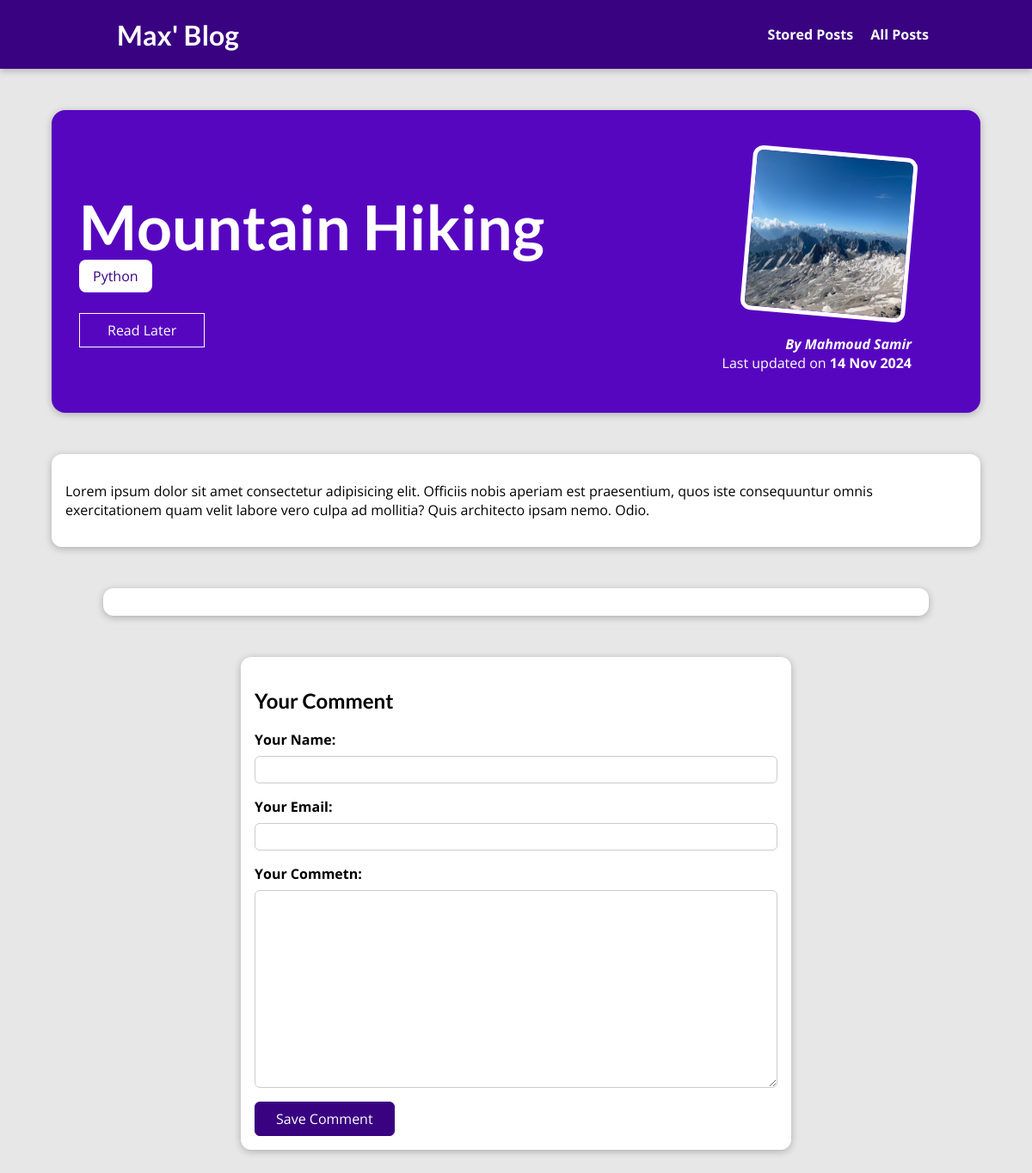
The app's page /posts/mountain-hiking with its own data.
### blog/models.py (models this page shows, shortened)
class Post(models.Model):
    title = models.CharField(max_length= 80)
    excerpt = models.CharField(max_length= 500)
    image = models.ImageField()
    date = models.DateField(auto_now=True)
    slug = models.SlugField(blank=True, db_index=True, unique= True)
    content = models.TextField(validators=[MinLengthValidator(10)])
    author = models.ForeignKey(Author,null=True, on_delete = models.SET_NULL, related_name="posts")
    tags = models.ManyToManyField(Tag, related_name='posts')

class Tag(models.Model):
    caption = models.CharField(max_length=30)

class Author(models.Model):
    first_name = models.CharField(max_length=50)
    last_name = models.CharField(max_length=50)
    email = models.EmailField(max_length=100)

### blog/views.py (the view, shortened to what this page needs)
# urls.py: path("posts/<slug:slug>", views.PostDetailView.as_view(),
class PostDetailView(View):
    def get(self, request, slug):
        post = Post.objects.get(slug=slug)
        stored_posts = request.session.get('stored_posts') or []
        isReadLater = slug in stored_posts
        context = {
            "post": post,
            "tags": post.tags.all(),
            "comments": post.comments.all().order_by('-id'),
            "comment_form": CommentForm(),
            "isReadLater": isReadLater
        }
        return render(request, "blog/post-detail.html", context)

### blog/forms.py
class CommentForm(forms.ModelForm):
    class Meta:
        model = Comment
        exclude = ['post']
        labels = {
            "user_name": "Your Name",
            "user_email": "Your Email",
            "text": "Your Commetn"
        }
        error_messages = {
             "user_name": {
                "required": "Your name must not be empty.",
                "max_length": "Please enter a shorter name"
             }
        }

### blog/templates/blog/post-detail.html (shortened to what this page needs)
{% extends "base.html" %}
{% load static %}
{% block css_files %}
<link rel="stylesheet" href="{% static "blog/post-detail.css" %}" />
{% endblock %}
{% block content %}
<section id="summary">
  <h2>{{ post.title }}</h2>
  <div>
    {% for tag in tags %}
      <span class="tag"> {{tag.caption}} </span>
    {% endfor %}
  </div>
  <div id="read-later">
    <form action="{%url 'read-later' %}" method = "POST">
      <button>
        {%if isReadLater %}
          Remove From "Read Later" List
        {%else%}
          Read Later
        {%endif%}
      </button>
    </form>
  </div>
  <article>
    <img src="{{ post.image.url }}" alt="{{ post.title }}" />
    <address>By <a href="mailto:{{post.author.email}}">{{ post.author.first_name }} {{ post.author.last_name }}</a></address>
    <div>Last updated on <time>{{ post.date|date:"d M Y" }}</time></div>
  </article>
</section>
<main>
  {{ post.content|linebreaks }}
</main>
<section id="comments">
</section>
<section id="comment-form">
  <h2>Your Comment</h2>
  <form action="{%url 'post-detail-page' post.slug%}" method='POST'>
    {% for form_field in comment_form %}
      <div class="form-control">
        {{ form_field.label_tag }}
        {{ form_field }}
      </div>
    {% endfor %}
    <button>Save Comment</button>
  </form>
</section>
{% endblock %}

### static/app.css (style rules this page uses)
* { box-sizing: border-box; }
html { font-family: 'Open Sans', 'Lato', sans-serif; }
body { margin: 0; }
h1, h2, h3 { font-family: 'Lato', sans-serif; font-weight: bold; }

### blog/static/blog/post-detail.css (style rules this page uses)
body { background-color: #e7e7e7; }
#summary { margin: 8rem auto 3rem auto; padding: 2rem; width: 90%; max-width: 90rem; border-radius: 16px; background-color: #5706c0; position: relative; box-shadow: 0 2px 8px rgba(0, 0, 0, 0.25); height: 22rem; }
#summary h2 { color: white; font-size: 4.5rem; margin-bottom: 0.25rem; }
#summary article { position: absolute; top: 2rem; right: 3rem; padding: 1rem 2rem; border-radius: 12px; text-align: right; color: white; }
#summary article img { width: 12rem; height: 12rem; border-radius: 12px; transform: rotateZ(5deg); border: 5px solid white; margin-bottom: 1rem; }
#summary address { font-weight: bold; }
#summary a { color: white; text-decoration: none; }
#summary time { font-weight: bold; }
#read-later { margin: 2rem 0; }
#read-later button { background-color: transparent; border: 1px solid white; padding: 0.5rem 2rem; font: inherit; color: white; }
main { width: 90%; max-width: 90rem; margin: 3rem auto; background-color: white; padding: 1rem; border-radius: 12px; box-shadow: 0 2px 8px rgba(0, 0, 0, 0.25); }
.tag { background-color: white; color: #390281; padding: 0.5rem 1rem; border-radius: 8px; }
#comment-form { margin: 3rem auto; width: 90%; max-width: 40rem; border-radius: 12px; background-color: white; box-shadow: 0 2px 8px rgba(0, 0, 0, 0.25); padding: 1rem; }
#comment-form button { font: inherit; background-color: #390281; color: white; border: 1px solid #390281; padding: 0.5rem 1.5rem; border-radius: 6px; cursor: pointer; }
.form-control { margin-bottom: 1rem; }
.form-control label { font-weight: bold; margin-bottom: 0.5rem; display: block; }
.form-control input, .form-control textarea { display: block; width: 100%; font: inherit; padding: 0.25rem; border-radius: 6px; border: 1px solid #ccc; }
#comments { margin: 3rem auto; width: 90%; max-width: 60rem; border-radius: 12px; background-color: white; box-shadow: 0 2px 8px rgba(0, 0, 0, 0.25); padding: 1rem 2rem; }

### records on screen
Post: title "Mountain Hiking", image (picture), author.first_name "Mahmoud", author.last_name "Samir", date "14 Nov 2024", content "Lorem ipsum dolor sit amet consectetur adipisicing elit. Officiis nobis aperiam est praesentium, quos iste consequuntur omnis exercitationem quam velit labore vero culpa ad mollitia? Quis architecto ipsam nemo. Odio."
Tag: caption "Python"
